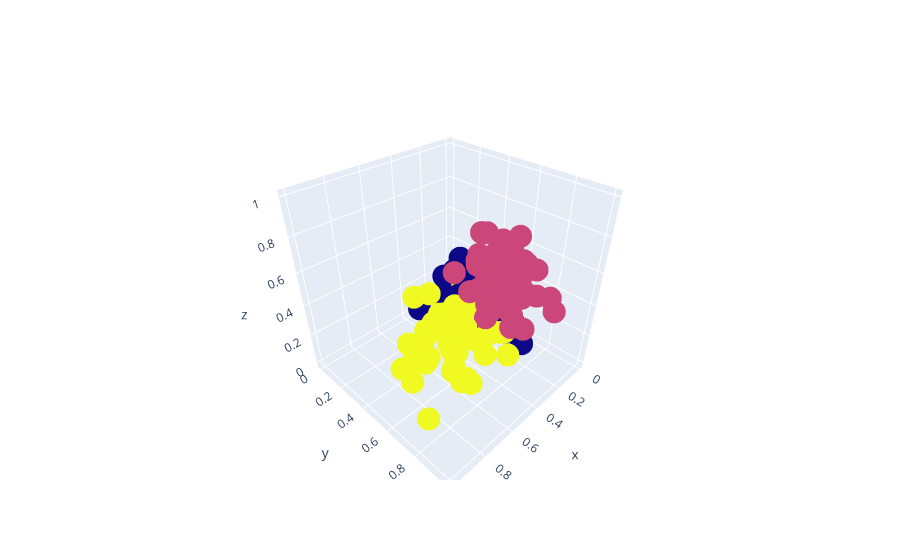

The code cell stored with this chart in its notebook:
### Code cell
#plotando o grafico de 3d
fig = go.Figure()
fig.add_trace(go.Scatter3d(x = df['Intensidade_de_cor'], 
                           y = df['Alcool'],
                           z = df['Proline'],
                           mode = 'markers',
                           marker = dict(color = agrupador.labels_.astype(np.float)), 
                           text = labels))

fig.show()

### Figure 1 — Plotly figure (JSON) as saved in the notebook; plotly's stock layout.template omitted (floating-point values rounded to 4 significant figures; data arrays with more than 128 entries replaced by an {"elided": "..."} marker saying what was removed)
{"data": [{"marker": {"color": {"elided": "178 int values"}}, "mode": "markers", "text": {"elided": "178 int values"}, "type": "scatter3d", "x": {"elided": "178 float values"}, "y": {"elided": "178 float values"}, "z": {"elided": "178 float values"}}], "layout": {}}
